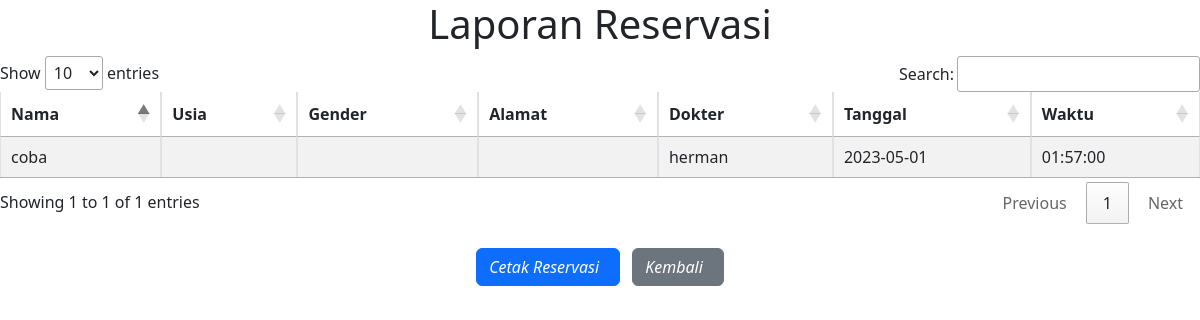
Page /tampil.php on the earlier database version.
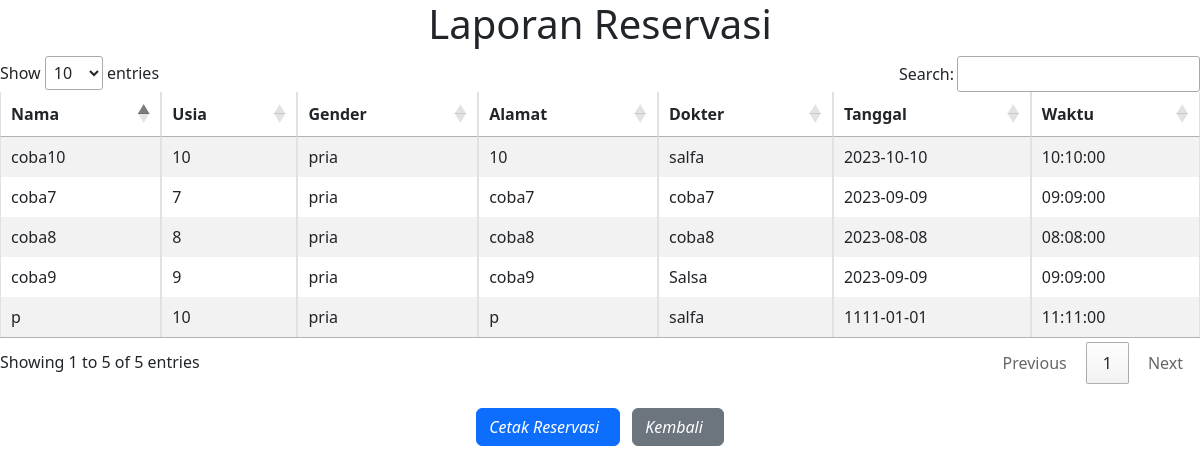
Same page on the later database version.
### tables this page shows
CREATE TABLE `janji_temu` (
  `id` int(11) NOT NULL,
  `nama` varchar(100) NOT NULL,
  `usia` int(11) NOT NULL,
  `tanggal` date NOT NULL,
  `waktu` time NOT NULL,
  `dokter` varchar(100) NOT NULL,
  `gender` varchar(10) NOT NULL,
  `alamat` varchar(100) NOT NULL
);

### tampil.php (the view, shortened to what this page needs)
<!DOCTYPE html>
<html lang="en">
<head>
    <link rel="stylesheet" href="https://cdn.datatables.net/1.13.4/css/jquery.dataTables.min.css">
    <link rel="stylesheet" href="https://cdn.jsdelivr.net/npm/bootstrap@5.3.0-alpha3/dist/css/bootstrap.min.css">
</head>
<body>
    <h1 style="text-align: center;">Laporan Reservasi</h1>
    <table id="myTable" class="table table-striped table-bordered">
        <thead>
            <tr>
                <th>Nama</th>
                <th>Usia</th>
                <th>Gender</th>
                <th>Alamat</th>
                <th>Dokter</th>
                <th>Tanggal</th>
                <th>Waktu</th>
            </tr>
        </thead>
        <tbody>
            <?php
            include 'koneksi.php';
            $sql = "SELECT * FROM janji_temu";
            $result = $conn->query($sql);
            if ($result->num_rows > 0) {
                while ($row = $result->fetch_assoc()) {
                    echo "<tr>";
                    echo "<td>" . $row['nama'] . "</td>";
                    echo "<td>" . $row['usia'] . "</td>";
                    echo "<td>" . $row['gender'] . "</td>";
                    echo "<td>" . $row['alamat'] . "</td>";
                    echo "<td>" . $row['dokter'] . "</td>";
                    echo "<td>" . $row['tanggal'] . "</td>";
                    echo "<td>" . $row['waktu'] . "</td>";
                    echo "</tr>";
                }
            }
            ?>
        </tbody>
    </table>
    <div class="text-center mt-4">
        <button class="btn btn-primary me-2" onclick="printInvoice()">
            <i class="bi bi-printer-fill me-2">Cetak Reservasi</i>
        </button>
        <a href="halamanReservasi.php" class="btn btn-secondary">
            <i class="bi bi-arrow-left me-2">Kembali</i>
        </a>
    </div>
</body>
</html>

Differences in the rows shown:
removed janji_temu: nama "coba", dokter "herman", tanggal "2023-05-01", waktu "01:57:00"
added janji_temu: nama "coba7", usia "7", gender "pria", alamat "coba7", dokter "coba7", tanggal "2023-09-09", waktu "09:09:00"
added janji_temu: nama "coba8", usia "8", gender "pria", alamat "coba8", dokter "coba8", tanggal "2023-08-08", waktu "08:08:00"
added janji_temu: nama "coba9", usia "9", gender "pria", alamat "coba9", dokter "Salsa", tanggal "2023-09-09", waktu "09:09:00"
added janji_temu: nama "coba10", usia "10", gender "pria", alamat "10", dokter "salfa", tanggal "2023-10-10", waktu "10:10:00"
added janji_temu: nama "p", usia "10", gender "pria", alamat "p", dokter "salfa", tanggal "1111-01-01", waktu "11:11:00"
Other differences:
text written by a page script: "Show entries Search: Showing 1 to 1 of 1 entries Previous 1 Next" → "Show entries Search: Showing 1 to 5 of 5 entries Previous 1 Next"
